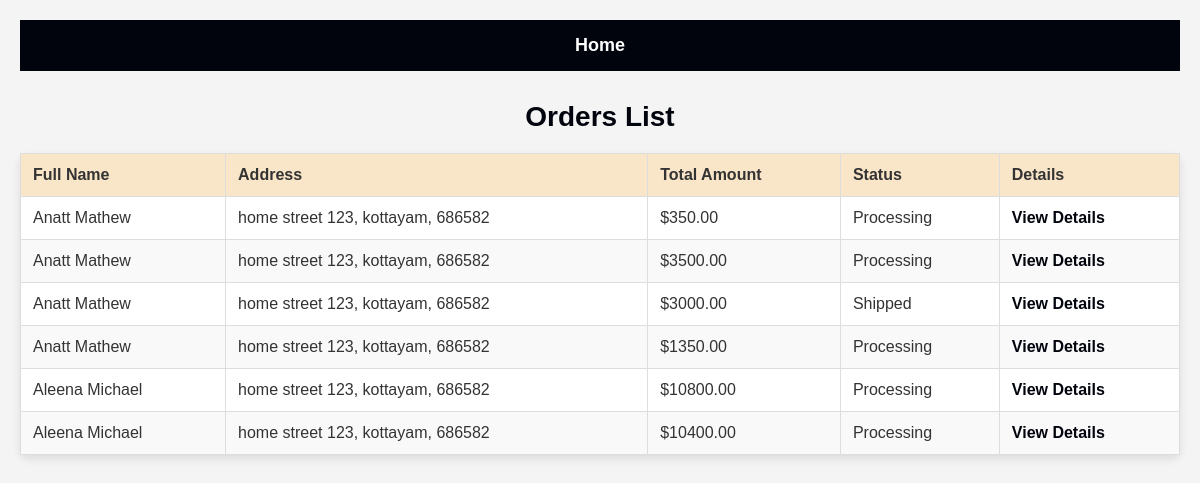
Screenshot of /adminpageorder/ (signed in) with the database file from the repository.
### myapp/models.py (models this page shows, shortened)
class Order(models.Model):
    STATUS_CHOICES = [
        ('processing', 'Processing'),
        ('out_for_delivery', 'Out for Delivery'),
        ('shipped', 'Shipped'),
        ('delivered', 'Delivered'),
    ]
    user = models.ForeignKey(User, on_delete=models.CASCADE, default=False)
    fullname = models.CharField(max_length=255)
    address = models.CharField(max_length=255)
    city = models.CharField(max_length=100)
    postal_code = models.CharField(max_length=10)
    total_amount = models.DecimalField(max_digits=10, decimal_places=2)
    status = models.CharField(max_length=20, choices=STATUS_CHOICES, default='processing')
    created_at = models.DateTimeField(auto_now_add=True)

### myapp/views.py (the view)
# urls.py: path('adminpageorder/', views.admin_order_view, name='adminorders'),
@login_required
def admin_order_view(request):
    orders = Order.objects.all()
    context = {'orders': orders}
    return render(request, 'order_list_and_detail.html', context)

### myapp/templates/order_list_and_detail.html (shortened to what this page needs)
{% load static %}
<!DOCTYPE html>
<html lang="en">
<head>
</head>
<body>
    <div class="navbar">
        <a href="{% url 'index' %}">Home</a>
    </div>
    <h1>Orders List</h1>
    <table>
        <thead>
            <tr>
                <th>Full Name</th>
                <th>Address</th>
                <th>Total Amount</th>
                <th>Status</th>
                <th>Details</th>
            </tr>
        </thead>
        <tbody>
            {% for order in orders %}
            <tr>
                <td>{{ order.fullname }}</td>
                <td>{{ order.address }}, {{ order.city }}, {{ order.postal_code }}</td>
                <td>${{ order.total_amount }}</td>
                <td>{{ order.get_status_display }}</td>
                <td><a href="{% url 'order_detail' order.id %}" class="details-link">View Details</a></td>
            </tr>
            {% endfor %}
        </tbody>
    </table>
</body>
</html>

### myapp/templates/order_list_and_detail.html (style rules this page uses)
body { font-family: 'Poppins', sans-serif; background-color: #f4f4f4; margin: 0; padding: 20px; color: #333; }
h1 { text-align: center; margin-bottom: 20px; color: #02040d; font-size: 28px; }
table { width: 100%; border-collapse: collapse; margin-top: 20px; background-color: #fff; border-radius: 8px; box-shadow: 0 4px 10px rgba(0, 0, 0, 0.1); }
th, td { border: 1px solid #ddd; padding: 12px; text-align: left; font-size: 16px; }
th { background-color: #f9e5c8; color: #333; }
tbody tr:nth-child(even) { background-color: #f9f9f9; }
.details-link { text-decoration: none; color: #02040d; font-weight: bold; }
.navbar { background-color: #02040d; padding: 15px; text-align: center; margin-bottom: 30px; }
.navbar a { color: #fff; text-decoration: none; margin: 0 20px; font-size: 18px; font-weight: bold; }

### rows the page displays
Order: fullname "Anatt Mathew", address "home street 123", city "kottayam", postal_code "686582", total_amount "350.00", status "Processing"
Order: fullname "Anatt Mathew", address "home street 123", city "kottayam", postal_code "686582", total_amount "3500.00", status "Processing"
Order: fullname "Anatt Mathew", address "home street 123", city "kottayam", postal_code "686582", total_amount "3000.00", status "Shipped"
Order: fullname "Anatt Mathew", address "home street 123", city "kottayam", postal_code "686582", total_amount "1350.00", status "Processing"
Order: fullname "Aleena Michael", address "home street 123", city "kottayam", postal_code "686582", total_amount "10800.00", status "Processing"
Order: fullname "Aleena Michael", address "home street 123", city "kottayam", postal_code "686582", total_amount "10400.00", status "Processing"
